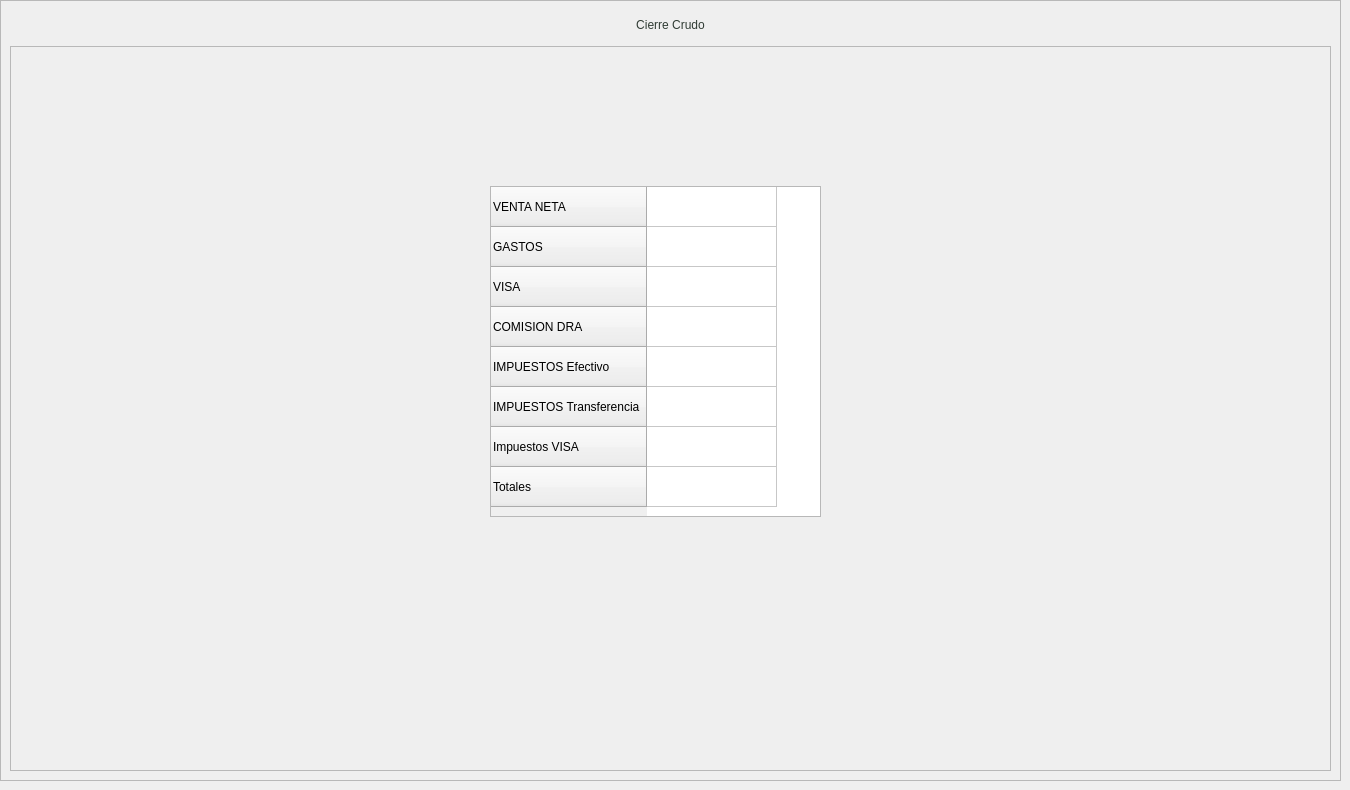
            <widget class="QWidget" name="page_6">
             <widget class="QFrame" name="frame_184">
              <property name="geometry">
               <rect>
                <x>0</x>
                <y>0</y>
                <width>1341</width>
                <height>781</height>
               </rect>
              </property>
              <property name="minimumSize">
               <size>
                <width>915</width>
                <height>0</height>
               </size>
              </property>
              <property name="frameShape">
               <enum>QFrame::StyledPanel</enum>
              </property>
              <property name="frameShadow">
               <enum>QFrame::Raised</enum>
              </property>
              <layout class="QVBoxLayout" name="verticalLayout_49">
               <item>
                <widget class="QLabel" name="label_69">
                 <property name="minimumSize">
                  <size>
                   <width>0</width>
                   <height>30</height>
                  </size>
                 </property>
                 <property name="maximumSize">
                  <size>
                   <width>16777215</width>
                   <height>30</height>
                  </size>
                 </property>
                 <property name="styleSheet">
                  <string notr="true">color: rgb(48, 60, 52);
font: bold 15pt &quot;Nunito&quot;;</string>
                 </property>
                 <property name="text">
                  <string>Cierre Crudo</string>
                 </property>
                 <property name="alignment">
                  <set>Qt::AlignCenter</set>
                 </property>
                </widget>
               </item>
               <item>
                <widget class="QFrame" name="frame_185">
                 <property name="minimumSize">
                  <size>
                   <width>0</width>
                   <height>75</height>
                  </size>
                 </property>
                 <property name="frameShape">
                  <enum>QFrame::StyledPanel</enum>
                 </property>
                 <property name="frameShadow">
                  <enum>QFrame::Raised</enum>
                 </property>
                 <widget class="QTableWidget" name="tableWidget_5">
                  <property name="geometry">
                   <rect>
                    <x>480</x>
                    <y>140</y>
                    <width>331</width>
                    <height>331</height>
                   </rect>
                  </property>
                  <property name="columnCount">
                   <number>1</number>
                  </property>
                  <attribute name="horizontalHeaderVisible">
                   <bool>false</bool>
                  </attribute>
                  <attribute name="horizontalHeaderDefaultSectionSize">
                   <number>130</number>
                  </attribute>
                  <attribute name="verticalHeaderDefaultSectionSize">
                   <number>40</number>
                  </attribute>
                  <attribute name="verticalHeaderMinimumSectionSize">
                   <number>20</number>
                  </attribute>
                  <row>
                   <property name="text">
                    <string>VENTA NETA</string>
                   </property>
                  </row>
                  <row>
                   <property name="text">
                    <string>GASTOS</string>
                   </property>
                  </row>
                  <row>
                   <property name="text">
                    <string>VISA</string>
                   </property>
                  </row>
                  <row>
                   <property name="text">
                    <string>COMISION DRA</string>
                   </property>
                  </row>
                  <row>
                   <property name="text">
                    <string>IMPUESTOS Efectivo</string>
                   </property>
                  </row>
                  <row>
                   <property name="text">
                    <string>IMPUESTOS Transferencia</string>
                   </property>
                  </row>
                  <row>
                   <property name="text">
                    <string>Impuestos VISA</string>
                   </property>
                  </row>
                  <row>
                   <property name="text">
                    <string>Totales</string>
                   </property>
                  </row>
                  <column/>
                 </widget>
                </widget>
               </item>
              </layout>
             </widget>
            </widget>
